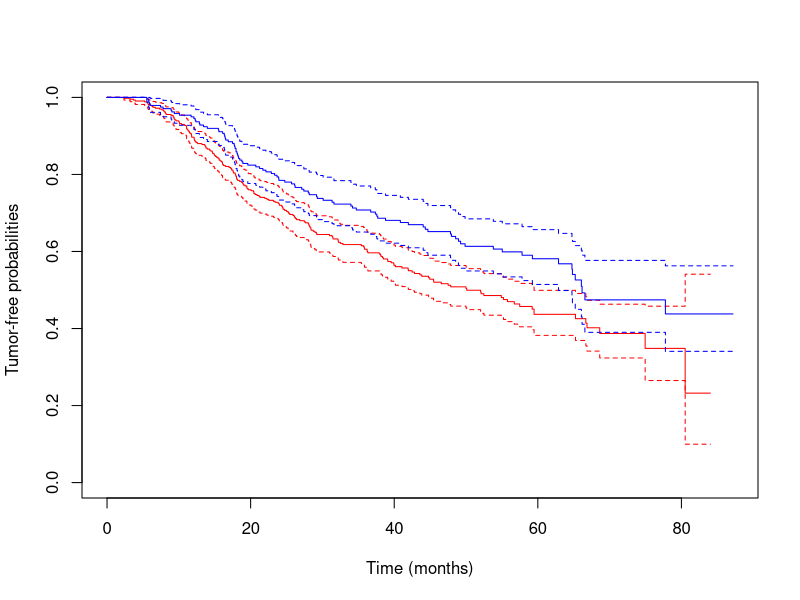

Here is the R script that generated this plot:
## ---- chunk 1
#| eval: true
# Load mortality data
gbc_mort <- read.table("data/gbc_mort.txt", header = TRUE)
# Check the first few rows of the data frame
head(gbc_mort)
# The data frame 'gbc_mort' contains:
#  time:   time (months) to death or censoring
#  status: event indicator (1 = death, 0 = censoring)
# hormone: Hormone therapy (1 = no, 2 = yes); age: Age at diagnosis (years);
# meno: Menopausal status (1 = no, 2 = yes); size: Tumor size (mm); grade: Tumor grade (1–3);
# nodes: Number of positive lymph nodes; prog: Progesterone receptor level (fmol/mg); estrg:
# Estrogen receptor level (fmol/mg).
## ---- chunk 2
#| eval: true
# Load mortality + relapse data
gbc <- read.table("data/gbc.txt", header = TRUE)
# Check the first few rows of the data frame
head(gbc)
# The data frame 'gbc' contains:
#  time:   time (months) to death, relapse, or censoring
#  status: event indicator (1 = relapse, 2 = death, 0 = censoring)
#  other covariates the same as in gbc_mor.
## ---- chunk 3
#| eval: true
# Sort by subject id, then time
o <- order(gbc$id, gbc$time)
gbc <- gbc[o,]
# Keep only first row per subject => first event
df <- gbc[!duplicated(gbc$id), ]
# Convert status > 0 to 1 if it is either relapse or death
df$status <- ifelse(df$status > 0, 1, 0)
head(df)
## ---- chunk 4
#| eval: true
library(survival) 
# Fit KM curves by hormone treatment group
km_fit <- survfit(Surv(time, status) ~ hormone, data = df)
km_fit
## ---- chunk 5
#| eval: true
summary(km_fit, times = c(6, 12, 24, 36))
## ---- chunk 6
#| eval: true
plot(km_fit, ylim = c(0,1), xlab = "Time (months)", ylab = "Tumor-free probabilities",
     col=c("red", "blue"), conf.int= TRUE)
## ---- chunk 7
#| eval: true

survdiff(Surv(time, status) ~ hormone, data = df)

